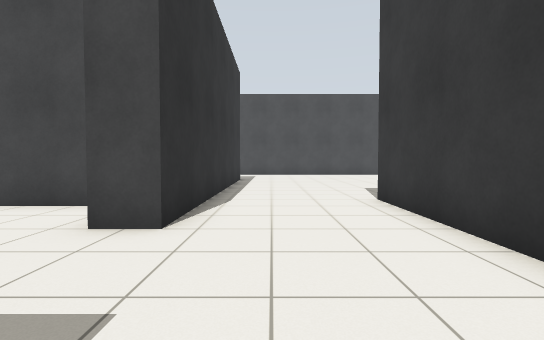
view 1 (above)

18 first-person views from a walk through a Gazebo world. The camera is 0.94 m above the floor, tilts 2° down and sees 85° across. The floor is counted in squares, 1 m on a side. Each view is taken from the middle of a square. On the plan, view 1 faces up. The plan holds only what a view shows up to about 11 squares ahead; the rest is blank. The place goes on beyond the plan. Robots are left out.

view 2
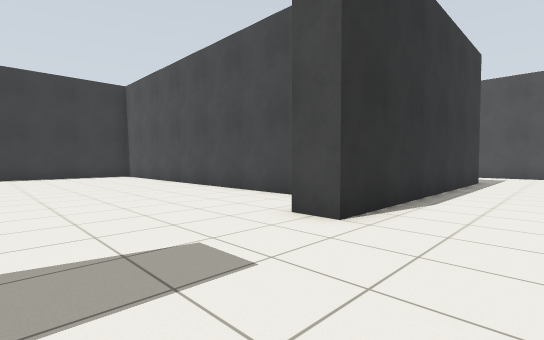

view 3
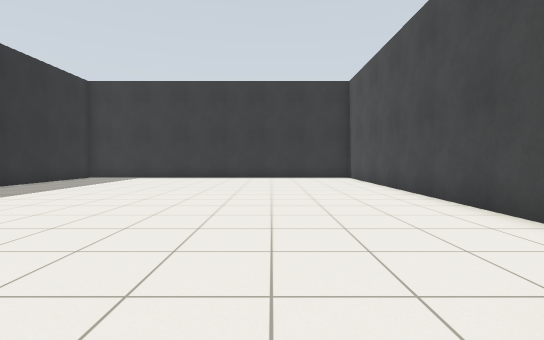

view 4
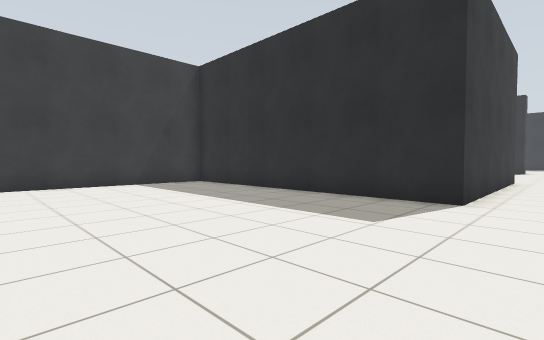

view 5
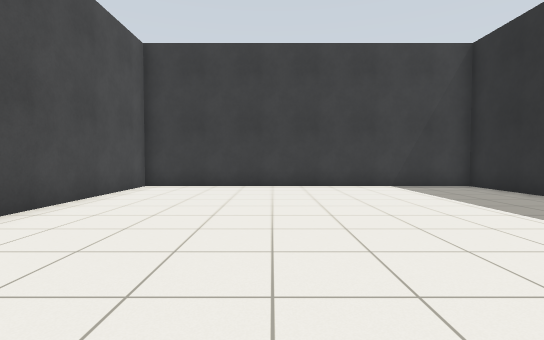

view 6
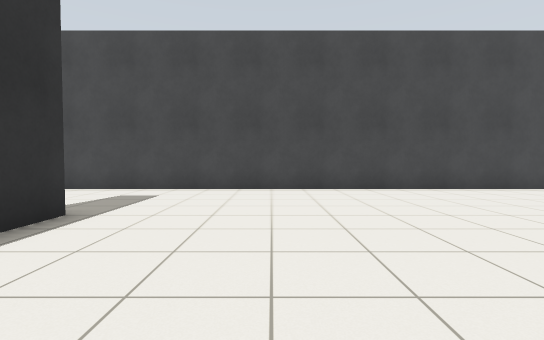

view 7
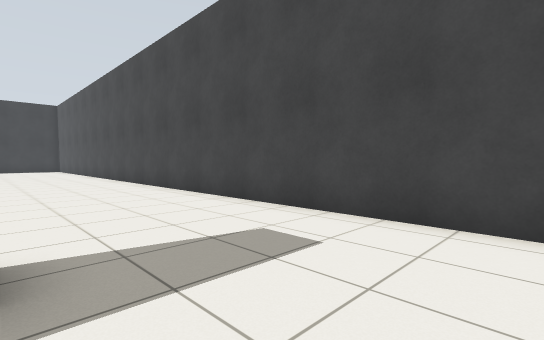

view 8
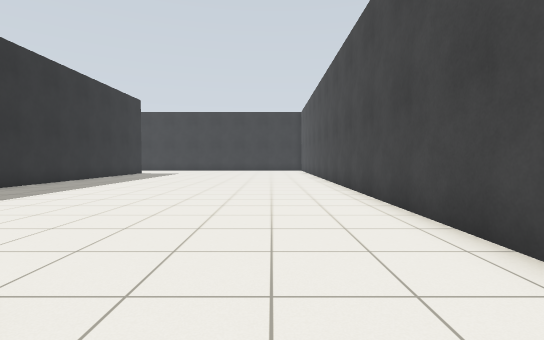

view 9
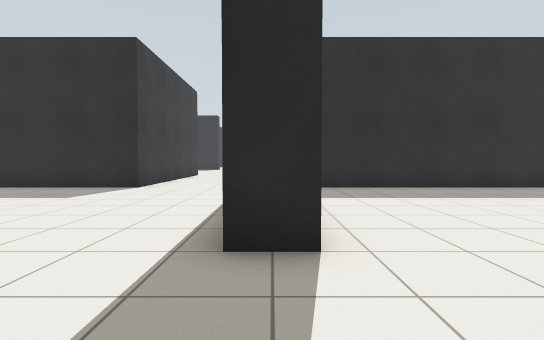

view 10
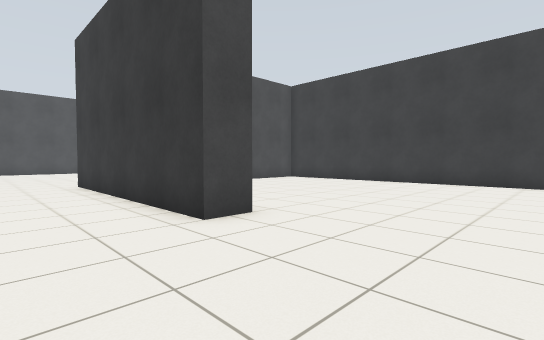

view 11
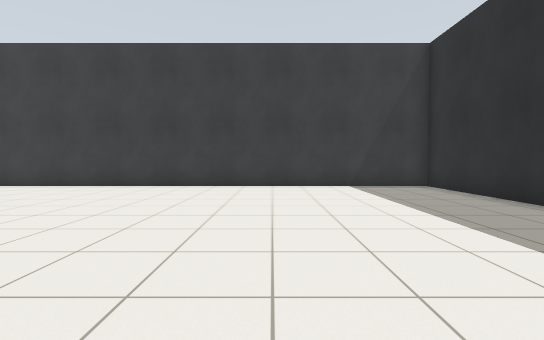

view 12
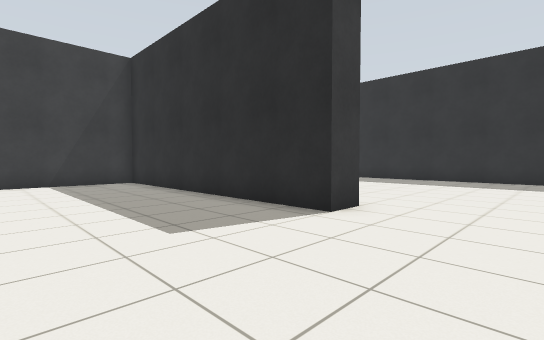

view 13
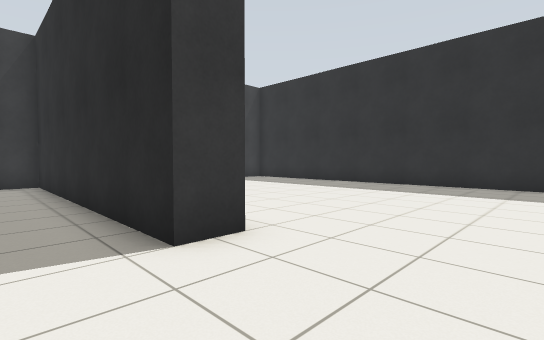

view 14
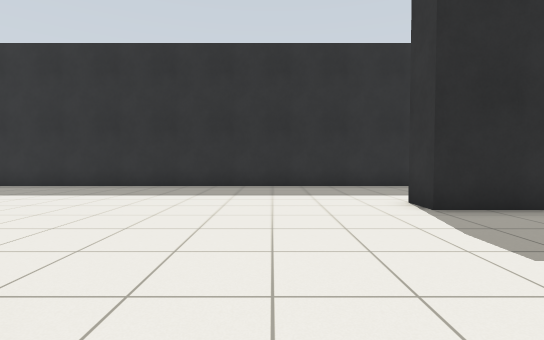

view 15
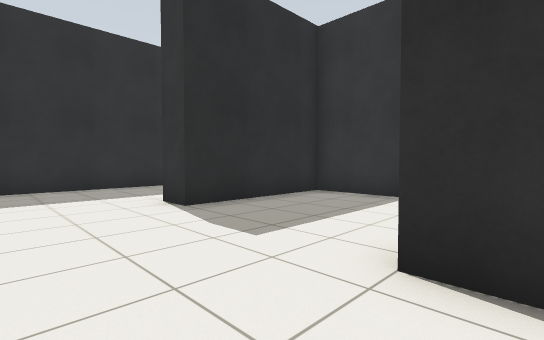

view 16
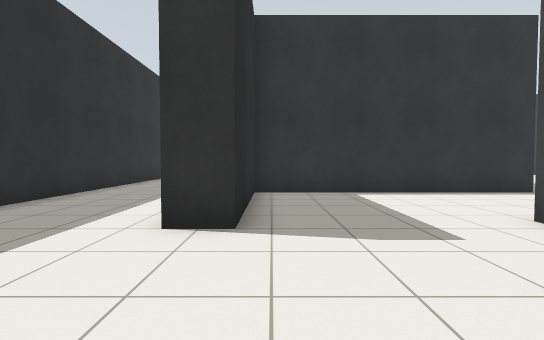

view 17
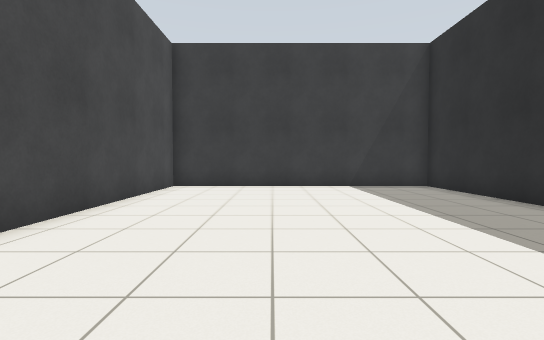

view 18
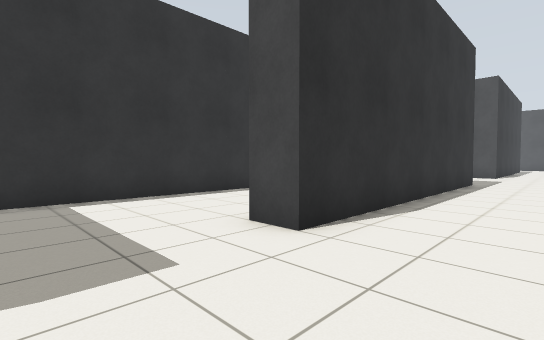

### Floor plan
Points are (right, up) in squares from view 1. A wall is a line through its corners. A room is listed if a view was taken in it or the views show most of it. See-through windows are left out.
Room 1 (views 1, 2, 3, 4, 5, 6, 7, 8, 9)
walls: (-3.6, 6) (-12.1, 6); (-2.6, 14) (-1.5, 14) (-1.5, 4) (-2.5, 4); (-12, 7) (-3.6, 7); (2.5, -1) (2.5, 7) (12.5, 7) (12.5, 18.5) (-12, 18.5); (-6.5, -7.4) (-6.5, -11.6); (-12.1, -7.5) (-11.2, -7.5)
ways out: opening at (-4.5, -10.8) to room 2; opening at (0.5, -0.8) to room 2
Room 2 (views 10, 11, 12, 13, 14, 15, 16, 17, 18)
walls: (3, -11.6) (3, -10.5) (12.5, -10.5) (12.5, 4.6); (3.6, -1) (2.5, -1); (-1.5, -1) (-1.5, -11) (-2.5, -11); (-6.5, -11.6) (-6.5, -15.5) (-2, -15.5) (-2, -16.5); (-9.1, -20.5) (12.5, -20.5) (12.5, -11.5) (5.8, -11.5)
ways out: opening at (-4.5, -10.8) to room 1; opening at (0.5, -0.8) to room 1

Where each view was taken, in squares from view 1:
view 1: 0 up, 0 right, facing up
view 2: 0 up, 1 right, facing up-left
view 3: 2 up, 1 left, facing left
view 4: 14 up, 1 right, facing down-right
view 5: 14 up, 2 right, facing right
view 6: 9 up, 2 right, facing up
view 7: 14 up, 1 right, facing up-left
view 8: 16 up, 1 left, facing left
view 9: 17 up, 2 left, facing down
view 10: 5 down, 0 right, facing up-right
view 11: 5 down, 2 right, facing right
view 12: 6 down, 0 right, facing down-right
view 13: 9 down, 0 right, facing down-right
view 14: 10 down, 1 right, facing down
view 15: 10 down, 1 right, facing down-left
view 16: 15 down, 2 right, facing left
view 17: 15 down, 2 right, facing right
view 18: 14 down, 1 right, facing up-left
